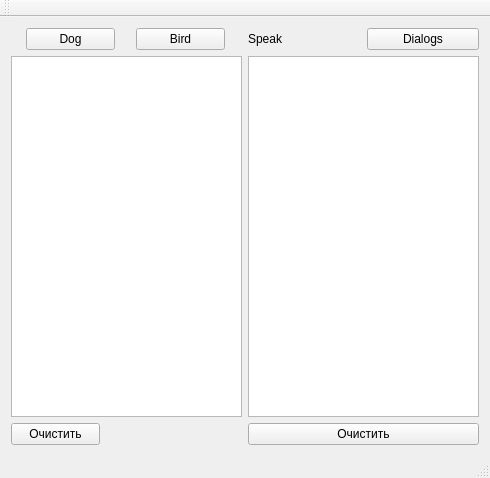
<?xml version="1.0" encoding="UTF-8"?>
<ui version="4.0">
 <class>MainWindow</class>
 <widget class="QMainWindow" name="MainWindow">
  <property name="geometry">
   <rect>
    <x>0</x>
    <y>0</y>
    <width>490</width>
    <height>478</height>
   </rect>
  </property>
  <property name="windowTitle">
   <string>MainWindow</string>
  </property>
  <widget class="QWidget" name="centralWidget">
   <layout class="QHBoxLayout" name="horizontalLayout_3">
    <item>
     <layout class="QVBoxLayout" name="verticalLayout">
      <item>
       <layout class="QHBoxLayout" name="horizontalLayout">
        <item>
         <widget class="QPushButton" name="ButtonDog">
          <property name="maximumSize">
           <size>
            <width>89</width>
            <height>25</height>
           </size>
          </property>
          <property name="text">
           <string>Dog</string>
          </property>
         </widget>
        </item>
        <item>
         <widget class="QPushButton" name="ButtonBird">
          <property name="maximumSize">
           <size>
            <width>89</width>
            <height>25</height>
           </size>
          </property>
          <property name="text">
           <string>Bird</string>
          </property>
         </widget>
        </item>
       </layout>
      </item>
      <item>
       <widget class="QTextEdit" name="textEditAnimals"/>
      </item>
      <item>
       <widget class="QPushButton" name="ButtonClear1">
        <property name="maximumSize">
         <size>
          <width>89</width>
          <height>25</height>
         </size>
        </property>
        <property name="text">
         <string>Очистить</string>
        </property>
       </widget>
      </item>
     </layout>
    </item>
    <item>
     <layout class="QVBoxLayout" name="verticalLayout_2">
      <item>
       <layout class="QHBoxLayout" name="horizontalLayout_2">
        <item>
         <widget class="QLabel" name="label">
          <property name="text">
           <string>Speak</string>
          </property>
         </widget>
        </item>
        <item>
         <widget class="QPushButton" name="ButtonDialogs">
          <property name="text">
           <string>Dialogs</string>
          </property>
         </widget>
        </item>
       </layout>
      </item>
      <item>
       <widget class="QTextEdit" name="textEditDialogs"/>
      </item>
      <item>
       <widget class="QPushButton" name="ButtonClear2">
        <property name="text">
         <string>Очистить</string>
        </property>
       </widget>
      </item>
     </layout>
    </item>
   </layout>
  </widget>
  <widget class="QMenuBar" name="menuBar">
   <property name="geometry">
    <rect>
     <x>0</x>
     <y>0</y>
     <width>490</width>
     <height>21</height>
    </rect>
   </property>
  </widget>
  <widget class="QToolBar" name="mainToolBar">
   <attribute name="toolBarArea">
    <enum>TopToolBarArea</enum>
   </attribute>
   <attribute name="toolBarBreak">
    <bool>false</bool>
   </attribute>
  </widget>
  <widget class="QStatusBar" name="statusBar"/>
 </widget>
 <layoutdefault spacing="6" margin="11"/>
 <resources/>
 <connections/>
</ui>
